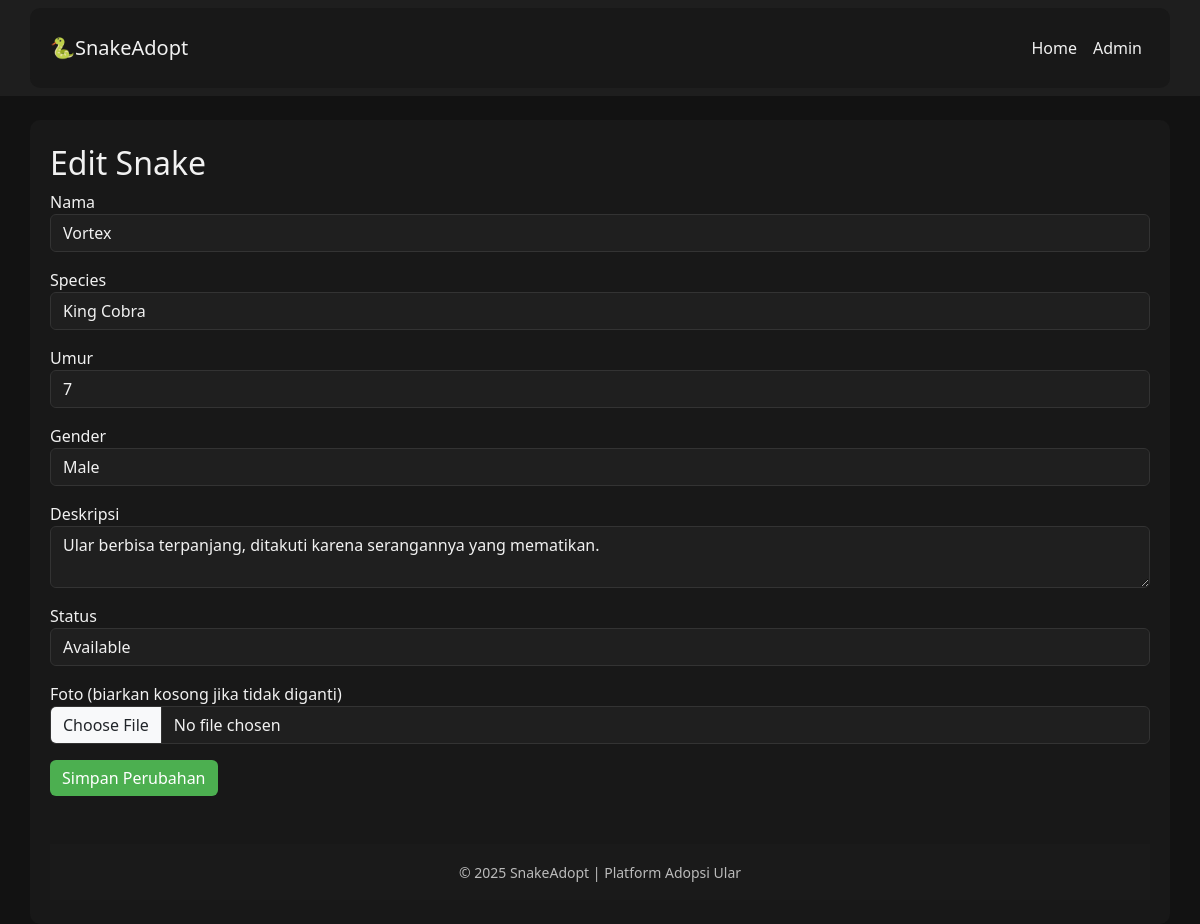
Page /snake-adopt/admin/snakes_edit.php?id=3 (signed in) on the committed database.
### tables this page shows
CREATE TABLE snakes (
  id INT AUTO_INCREMENT PRIMARY KEY,
  name VARCHAR(100) NOT NULL,
  species VARCHAR(50) NOT NULL,
  age VARCHAR(50),
  gender ENUM('Male','Female','Unknown') DEFAULT 'Unknown',
  description TEXT,
  photo VARCHAR(255),  
  status ENUM('Available','Adopted') DEFAULT 'Available',
  created_at TIMESTAMP DEFAULT CURRENT_TIMESTAMP
);

### snake-adopt/admin/snakes_edit.php (the view, shortened to what this page needs)
<?php
require '../config.php';
$id = $_GET['id'] ?? 0;
$stmt = $pdo->prepare("SELECT * FROM snakes WHERE id = ?");
$stmt->execute([$id]);
$snake = $stmt->fetch();
?>
<?php require '../header.php'; ?>
<h2>Edit Snake</h2>
<form method="post" enctype="multipart/form-data">
  <div class="mb-3">
    <label>Nama</label>
    <input name="name" class="form-control" value="<?=htmlspecialchars($snake['name'])?>">
  </div>
  <div class="mb-3">
    <label>Species</label>
    <input name="species" class="form-control" value="<?=htmlspecialchars($snake['species'])?>">
  </div>
  <div class="mb-3">
    <label>Umur</label>
    <input name="age" class="form-control" value="<?=htmlspecialchars($snake['age'])?>">
  </div>
  <div class="mb-3">
    <label>Gender</label>
    <select name="gender" class="form-control">
      <option value="Male" <?=$snake['gender']=='Male'?'selected':''?>>Male</option>
    </select>
  </div>
  <div class="mb-3">
    <label>Deskripsi</label>
    <textarea name="description" class="form-control"><?=htmlspecialchars($snake['description'])?></textarea>
  </div>
  <div class="mb-3">
    <label>Status</label>
    <select name="status" class="form-control">
      <option value="Available" <?=$snake['status']=='Available'?'selected':''?>>Available</option>
    </select>
  </div>
  <div class="mb-3">
    <label>Foto (biarkan kosong jika tidak diganti)</label>
    <input type="file" name="photo" accept="image/*" class="form-control">
  </div>
  <button class="btn btn-primary">Simpan Perubahan</button>
</form>
<?php require '../footer.php'; ?>

### snake-adopt/header.php (style rules this page uses)
body { background-color: #121212; color: #f1f1f1; }
.card, .table, .form-control { background-color: #1f1f1f !important; color: #f1f1f1 !important; border: 1px solid #333; }
.btn-primary { background-color: #4caf50; border: none; }

### rows in the picture
snakes: name "Vortex", species "King Cobra", age "7", gender "Male", description "Ular berbisa terpanjang, ditakuti karena serangannya yang mematikan.", status "Available"
